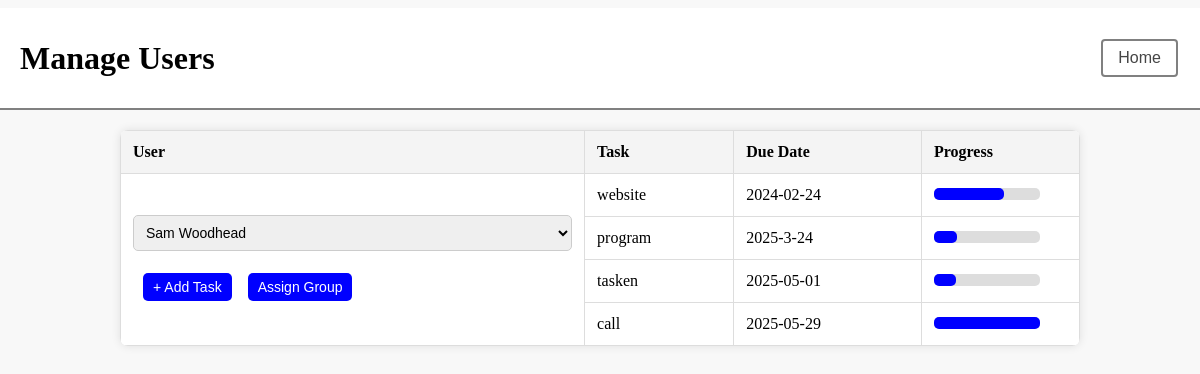
Screenshot of /manageUsersPage.php (signed in) with the database file from the repository.
### tables this page shows
CREATE TABLE "Task" (
	"taskID"	INTEGER NOT NULL UNIQUE,
	"userID"	INTEGER,
	"groupID"	INTEGER,
	"taskName"	TEXT NOT NULL,
	"description"	TEXT,
	"dueDate"	TEXT NOT NULL,
	"progress"	INTEGER NOT NULL DEFAULT 0,
	PRIMARY KEY("taskID" AUTOINCREMENT),
	FOREIGN KEY("userID") REFERENCES "User"("userID"),
	FOREIGN KEY("groupID") REFERENCES "TaskGroup"("groupID")
);

### manageUsersPage.php (the view, shortened to what this page needs)
<?php
$db = new SQLite3('TaskManagementDB.db');
$selectedUserID = $_SESSION['groupAdmin'] == 1 && isset($_POST['selectedUser']) ? $_POST['selectedUser'] : $_SESSION['userID'];
?>
<!DOCTYPE html>
<html lang="en">
<head>
    <link rel="stylesheet" href="manageUsers.css">
</head>
<body>
<div class="header">
    <h1>Manage Users</h1>
    <button class="home-button" onclick="window.location.href='mainPage.php'">Home</button>
</div>
<div class="container">
    <form method="POST" action="manageUsersPage.php">
        <table>
            <thead>
                <tr>
                    <th>User</th>
                    <th>Task</th>
                    <th>Due Date</th>
                    <th>Progress</th>
                </tr>
            </thead>
            <tbody>
                <tr>
                    <td rowspan="999">
                        <?php if ($_SESSION['groupAdmin'] == 1): ?>
                            <select name="selectedUser" onchange="this.form.submit()">
                                <?php
                                $users = $db->query("SELECT userID, fName, lName FROM User");
                                while ($user = $users->fetchArray(SQLITE3_ASSOC)) {
                                    $selected = ($selectedUserID == $user['userID']) ? "selected" : "";
                                    echo "<option value='{$user['userID']}' $selected>{$user['fName']} {$user['lName']}</option>";
                                }
                                ?>
                            </select>
                        <?php else: ?>
                            <p><?php echo $_SESSION['fName'] . " " . $_SESSION['lName']; ?></p>
                        <?php endif; ?>
                        <br><br>
                        <button class="add-task" type="button" onclick="window.location.href='createTaskPage.php'">+ Add Task</button>
                        <button class="assign-group" type="button" onclick="window.location.href='assignUserGroupPage.php'">Assign Group</button>
                    </td>
                    <?php
                    $stmt = $db->prepare("SELECT taskName, dueDate, progress FROM Task WHERE userID = :userID");
                    $stmt->bindValue(':userID', $selectedUserID, SQLITE3_INTEGER);
                    $tasks = $stmt->execute();
                    $first = true;
                    while ($task = $tasks->fetchArray(SQLITE3_ASSOC)) {
                        if (!$first) echo "<tr>";
                        echo "<td>" . $task['taskName'] . "</td>";
                        echo "<td>" . $task['dueDate'] . "</td>";
                        echo "<td>
                                <div class='progress-bar'>
                                    <div class='progress' style='width: {$task['progress']}%;'></div>
                                </div>
                              </td>";
                        echo "</tr>";
                        $first = false;
                    }
                    ?>
            </tbody>
        </table>
    </form>
</div>
</body>
</html>

### manageUsers.css (style rules this page uses)
body { font-family: "Microsoft Yahei"; margin: 0; padding: 0; background-color: #f8f8f8; }
.header { color: black; display: flex; align-items: center; padding: 10px 20px; background-color: white; border-bottom: 2px solid gray; position: relative; height: 10vh; margin-top: 1vh; }
h1 { font-size: 32px; margin: 0; }
.button-class, button { background-color: #ffffff; border: 2px solid grey; color: rgb(70, 70, 70); padding: 10px 20px; text-align: center; text-decoration: none; font-size: 16px; margin: 4px 2px; cursor: pointer; border-radius: 4px; }
.add-task, .assign-group { background-color: blue; color: white; border: none; padding: 6px 10px; cursor: pointer; font-size: 14px; border-radius: 5px; margin-left: 10px; display: inline-block; vertical-align: middle; }
.container { width: 80%; margin: auto; padding-top: 20px; }
table { width: 100%; border-collapse: collapse; background-color: white; border-radius: 8px; overflow: hidden; box-shadow: 0px 0px 10px rgba(0, 0, 0, 0.1); }
th, td { border: 1px solid #ddd; padding: 12px; text-align: left; }
th { background-color: #f4f4f4; font-weight: bold; }
input, select { width: 100%; padding: 8px; border: 1px solid #ccc; border-radius: 5px; font-size: 14px; }
.progress-bar { background-color: #ddd; border-radius: 5px; width: 80%; height: 12px; display: inline-block; position: relative; }
.progress { background-color: blue; height: 100%; border-radius: 5px; }
.home-button { background-color: #ffffff; border: 2px solid grey; color: rgb(70, 70, 70); text-decoration: none; font-size: 16px; cursor: pointer; border-radius: 4px; padding: 8px 15px; margin-left: auto; }

### rows the page displays
task: taskName "website", dueDate "2024-02-24", progress 66 (drawn)
task: taskName "program", dueDate "2025-3-24", progress 22 (drawn)
task: taskName "tasken", dueDate "2025-05-01", progress 21 (drawn)
task: taskName "call", dueDate "2025-05-29", progress 100 (drawn)

### other values shown
form field selectedUser "Sam Woodhead"
